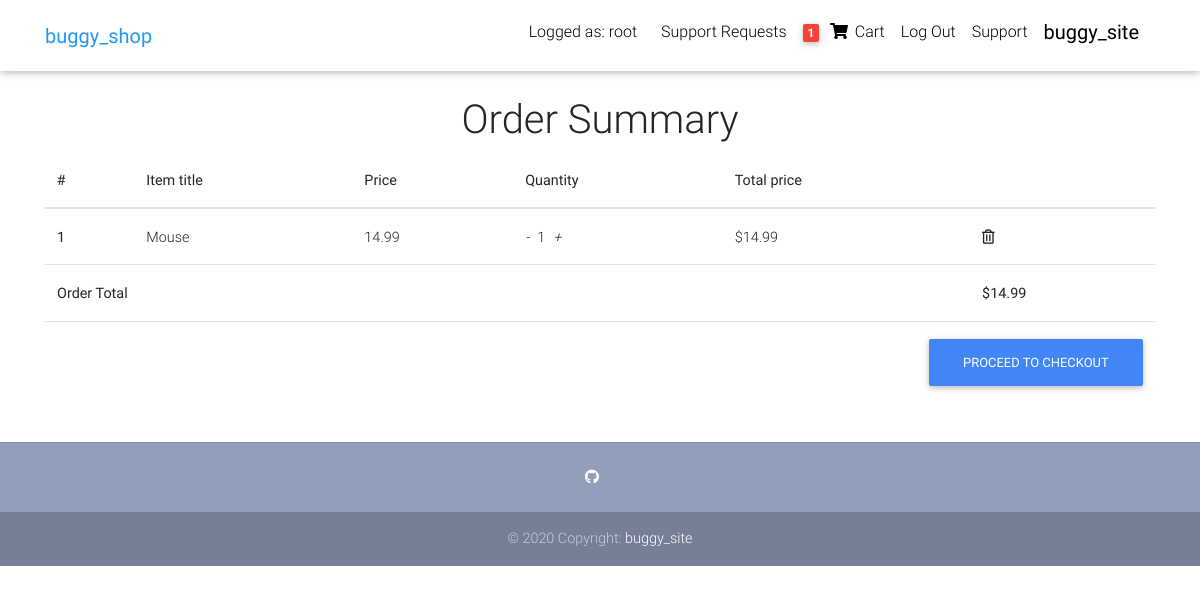
Screenshot of /order-summary/ (signed in) with the database file from the repository.
### pages/models.py (models this page shows, shortened)
class OrderItem(models.Model):
	user = models.ForeignKey(settings.AUTH_USER_MODEL, on_delete=models.CASCADE)
	ordered = models.BooleanField(default=False)
	item = models.ForeignKey(Item, on_delete=models.CASCADE)
	quantity = models.IntegerField(default=1)
	def get_total_item_price(self):
		return round(self.quantity * self.item.price,2)
	def get_final_price(self):
		return self.get_total_item_price()

class Item(models.Model):
	title = models.CharField(max_length=100)
	price = models.FloatField()
	slug = models.SlugField()
	description = models.TextField()
	image = models.ImageField()

class Order(models.Model):
	user = models.ForeignKey(settings.AUTH_USER_MODEL, on_delete=models.CASCADE)
	items = models.ManyToManyField(OrderItem)
	start_date = models.DateTimeField(auto_now_add=True)
	ordered_date = models.DateTimeField()
	ordered = models.BooleanField(default=False)
	billing_address=models.ForeignKey('BillingAddress', on_delete=models.SET_NULL, blank=True, null=True)
	def get_total_price(self):
		total=0
		for order_item in self.items.all():
			total += order_item.get_final_price()
		return round(total,2)

### pages/views.py (the view)
# urls.py: path('order-summary/', OrderSummaryView.as_view(), name='order-summary'),
class OrderSummaryView(LoginRequiredMixin, View):
	def get(self, *args, **kwargs):
		try:
			order = Order.objects.get(user=self.request.user, ordered=False)
			context = {
				'object': order
			}
			return render(self.request, 'order_summary.html', context)
		except ObjectDoesNotExist:
			messages.warning(self.request, "You do not have an active order")
			return redirect("/shop/")

### pages/templatetags/cart_template_tags.py (called while the page is built)
@register.filter
def cart_item_count(user):
	if user.is_authenticated:
		total=0
		qs = OrderItem.objects.filter(user=user, ordered=False)
		for order_item in qs:
			total += order_item.quantity
		return total
	return 0

### templates/order_summary.html
{% extends 'base.html' %}
{% load static %}
{% block content %}
<body>
  <main>
    <div class="container"><br>
      <h1 style="text-align: center">Order Summary</h1>
      <div class="table-responsive text-nowrap">
        <table class="table">
          <thead>
            <tr>
              <th scope="col">#</th>
              <th scope="col">Item title</th>
              <th scope="col">Price</th>
              <th scope="col">Quantity</th>
              <th scope="col">Total price</th>
              <th scope="col"></th>
            </tr>
          </thead>
          <tbody>{% for order_item in object.items.all %}
            <tr>
              <th scope="row">{{ forloop.counter }}</th>
              <td>{{ order_item.item.title }}</td>
              <td>{{ order_item.item.price }}</td>
              <td><a href="{% url 'summary_remove' order_item.item.slug %}"><i class="mr-2">-</i></a>{{ order_item.quantity }}<a href="{% url 'summary_add' order_item.item.slug %}"><i class="ml-2">+</i></a></td>
              <td>${{ order_item.get_total_item_price }}</td>
              <td><a href="{% url 'summary_remove_all' order_item.item.slug %}"><i class="far fa-trash-alt"></i></a></td>
            </tr>
            {% endfor %}
            <tr>
              <td colspan="5"><b>Order Total</b></td>
              <td><b>${{ object.get_total_price }}</b></td>
            </tr>
            <tr>
              <td colspan="6">
                <a class="btn btn-primary float-right" href='/checkout'>Proceed to checkout</a>
              </td>
            </tr>
          </tbody>
        </table>
      </div>
    </div>
  </main>
</body>
{% endblock %}

### templates/navbar.html (shortened to what this page needs)
{% load cart_template_tags %}
<nav class="navbar fixed-top navbar-expand-lg navbar-light white scrolling-navbar">
  <div class="container">
    <a class="navbar-brand waves-effect" href="/shop/">
      <strong class="blue-text">buggy_shop</strong>
    </a>
    <div class="collapse navbar-collapse" id="navbarSupportedContent">
      <ul class="navbar-nav nav-flex-icons">
        {% if user.is_authenticated %}
        <li class="nav-item">
          <div class="nav-link">
            <span class="clearfix d-none d-sm-inline-block mr-2"> Logged as: {{request.user.username}} </span>
          </div>
        </li>
        {% if user.is_superuser %}
        <li class="nav-item">
          <a class="nav-link waves-effect" href="{% url 'support_requests' %}">
            <span class="clearfix d-none d-sm-inline-block"> Support Requests </span>
          </a>
        </li>
        {% endif %}
        <li class="nav-item">
          <a href="{% url 'order-summary' %}"class="nav-link waves-effect">
            <span class="badge red z-depth-1 mr-1"> {{ request.user|cart_item_count }} </span>
            <i class="fas fa-shopping-cart"></i>
            <span class="clearfix d-none d-sm-inline-block"> Cart </span>
          </a>
        </li>
        <li class="nav-item">
          <a class="nav-link waves-effect" href="{% url 'account_logout' %}">
            <span class="clearfix d-none d-sm-inline-block"> Log Out </span>
          </a>
        </li>
        <li class="nav-item">
          <a class="nav-link waves-effect" href="/support">
            <span class="clearfix d-none d-sm-inline-block"> Support </span>
          </a>
        </li>
        {% endif %}
        <li>
          <a class="navbar-brand waves-effect" href="/">
            <strong class="black-text ml-2">buggy_site</strong>
          </a>
        </li>
      </ul>
    </div>
  </div>
</nav>

### rows the page displays
OrderItem: item "Mouse", item.price "14.99", quantity "1", get_total_item_price "14.99"
Order: get_total_price "14.99"

### other values shown
{{ request.user.username }} "root"
{{ request.user|cart_item_count }} "1"
